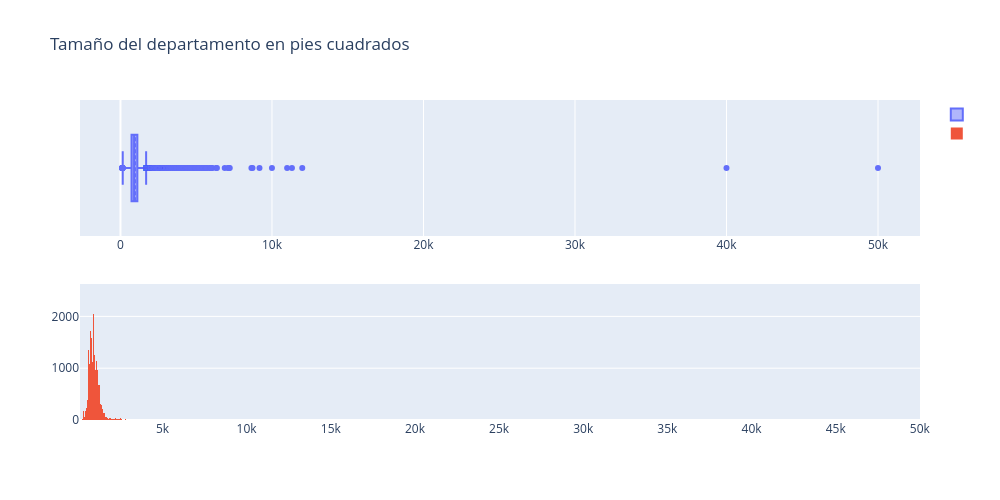

Write notebook code for a chart like this one.
### Code cell
fig = make_subplots(rows=2, cols=1)

tr1=go.Box(x=df['square_feet'],name='',boxmean=True)  
tr2=go.Histogram(x=df['square_feet'],name='')  

fig.add_trace(tr1,row=1,col=1)
fig.add_trace(tr2,row=2,col=1)

fig.update_layout(height=500, width=1000, title_text="Tamaño del departamento en pies cuadrados")
fig.show()

### Figure 1 — Plotly figure (JSON) as saved in the notebook; plotly's stock layout.template omitted (floating-point values rounded to 4 significant figures; data arrays with more than 128 entries replaced by an {"elided": "..."} marker saying what was removed)
{"data": [{"boxmean": true, "name": "", "type": "box", "x": {"elided": "99408 int values"}, "xaxis": "x", "yaxis": "y"}, {"name": "", "type": "histogram", "x": {"elided": "99408 int values"}, "xaxis": "x2", "yaxis": "y2"}], "layout": {"height": 500, "title": {"text": "Tamaño del departamento en pies cuadrados"}, "width": 1000, "xaxis": {"anchor": "y", "domain": [0, 1]}, "xaxis2": {"anchor": "y2", "domain": [0, 1]}, "yaxis": {"anchor": "x", "domain": [0.575, 1]}, "yaxis2": {"anchor": "x2", "domain": [0, 0.425]}}}
